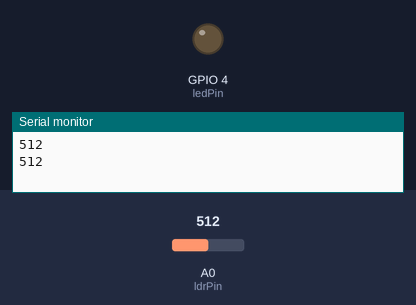
Bench run of a sketch on a simulated ESP8266 (NodeMCU). On the bench: output pins drawn as LEDs (lit = HIGH), the last lines printed to the serial monitor. Inputs (shaded band) come from the test bench; at power-on: A0 (ldrPin) = 512. WiFi joins after 1.5 s; servers stay silent unless stated.

Above: at 3.0 s.
3.1 s: A0 (ldrPin) set to 487
At 4.4 s:
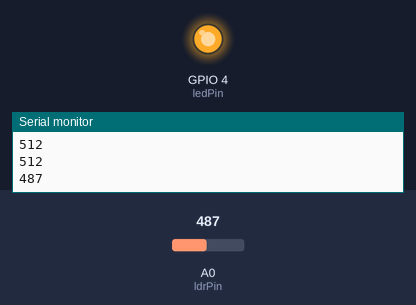
5.3 s: A0 (ldrPin) set to 510
At 7.0 s:
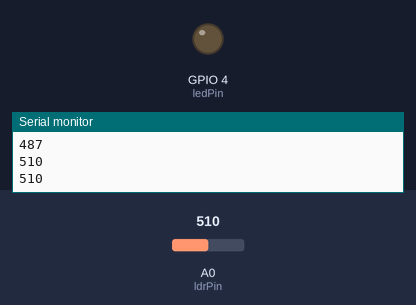
7.3 s: A0 (ldrPin) set to 490
At 8.7 s:
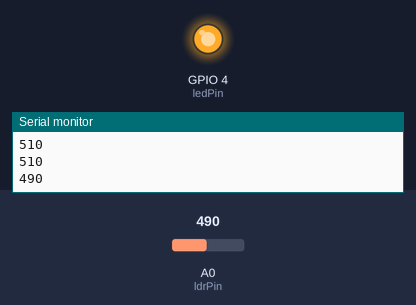
Timing chart, 0 to 10.3 s (numbered marks = the images above; inputs shaded):
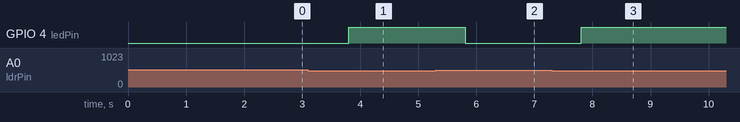

Measured:
- the behaviour switches between 500 and 499 on A0 (ldrPin) (found by bisection; images 0 and 1)
- after the input at 3.1 s, GPIO 4 (ledPin): LOW → HIGH after 0.70 s
- after the input at 5.3 s, GPIO 4 (ledPin): HIGH → LOW after 0.51 s
- after the input at 7.3 s, GPIO 4 (ledPin): LOW → HIGH after 0.51 s

The sketch:

smartlighting.ino
```cpp
#define BLYNK_TEMPLATE_NAME "Forest Fire"
#define BLYNK_TEMPLATE_ID "TMPL3ZFLhV56F"
#define BLYNK_AUTH_TOKEN "yx8_HO-4SGZFl0gHLqehz_HLSAkeyEPo"

#include <ESP8266WiFi.h>
#include <BlynkSimpleEsp8266.h>

char auth[] = "yx8_HO-4SGZFl0gHLqehz_HLSAkeyEPo";  // Replace with your Blynk Auth Token
char ssid[] = "Garuda 2.4Ghz";         // Your WiFi name
char pass[] = "iamspeeeeeed";      // Your WiFi password

const int ldrPin = A0; // LDR module connected to A0
int ledPin = 4;       // LED connected to D1

void setup() {
  Serial.begin(9600);
  Blynk.begin(auth, ssid, pass);
  pinMode(ledPin, OUTPUT);
}

void loop() {
  // Read LDR value
  int ldrValue = analogRead(ldrPin);

  // Print LDR value to Serial Monitor
  Serial.println(ldrValue);

  // Control LED based on LDR value
  if (ldrValue < 500) { // Adjust the threshold as needed
    digitalWrite(ledPin, HIGH); // Turn on LED
  } else {
    digitalWrite(ledPin, LOW);  // Turn off LED
  }

  Blynk.run();
  delay(1000); // Adjust delay as needed
}
```
